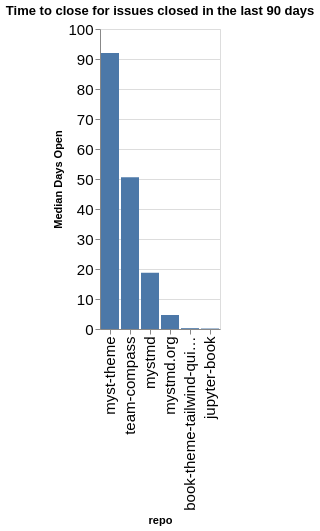

The notebook cell this image was saved under:
### Code cell
time_open = closed.groupby(['org', 'repo']).agg({'time_open': 'median'}).reset_index()
time_open['time_open'] = time_open['time_open'] / (60 * 60 * 24)
time_open['org/repo'] = time_open.apply(lambda a: a['org'] + '/' + a['repo'], axis=1)
sorted_vals = time_open.sort_values(['org', 'time_open'], ascending=False)['repo'].values
alt.Chart(data=time_open, title=f"Time to close for issues closed in the last {n_days} days").mark_bar().encode(
    x=alt.X('repo', sort=alt.Sort(sorted_vals.tolist())),
    y=alt.Y('time_open', title="Median Days Open"),
)

### Figure 1 — Vega-Lite specification as saved in the notebook (floating-point values rounded to 4 significant figures)
{"config": {"axisLeft": {"labelFontSize": 15}, "axisBottom": {"labelFontSize": 15}}, "data": {"name": "data-e20deb65f32649cd1d63e7e51ef43c6f"}, "mark": {"type": "bar"}, "encoding": {"x": {"field": "repo", "sort": ["myst-theme", "team-compass", "mystmd", "mystmd.org", "book-theme-tailwind-quickstart", "jupyter-book"], "type": "nominal"}, "y": {"field": "time_open", "title": "Median Days Open", "type": "quantitative"}}, "title": "Time to close for issues closed in the last 90 days", "$schema": "https://vega.github.io/schema/vega-lite/v5.20.1.json", "datasets": {"data-e20deb65f32649cd1d63e7e51ef43c6f": [{"org": "jupyter-book", "repo": "book-theme-tailwind-quickstart", "time_open": 0.2781, "org/repo": "jupyter-book/book-theme-tailwind-quickstart"}, {"org": "jupyter-book", "repo": "jupyter-book", "time_open": 0.1602, "org/repo": "jupyter-book/jupyter-book"}, {"org": "jupyter-book", "repo": "myst-theme", "time_open": 92.02, "org/repo": "jupyter-book/myst-theme"}, {"org": "jupyter-book", "repo": "mystmd", "time_open": 18.77, "org/repo": "jupyter-book/mystmd"}, {"org": "jupyter-book", "repo": "mystmd.org", "time_open": 4.676, "org/repo": "jupyter-book/mystmd.org"}, {"org": "jupyter-book", "repo": "team-compass", "time_open": 50.55, "org/repo": "jupyter-book/team-compass"}]}}
